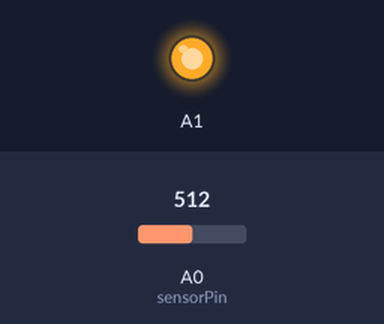
Bench run of a sketch on a simulated Arduino Uno, built with avr-gcc and run on an emulated ATmega328P. On the bench: output pins drawn as LEDs (lit = HIGH). The test bench sets the inputs (shaded band); at power-on: A0 (sensorPin) = 512. What the sketch prints to the serial monitor is not drawn.

Above: at 2.2 s.
Timing chart, 0 to 5.9 s (numbered marks = the images above):
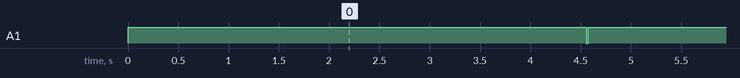

The sketch:

Humedad_Suelo_HW390_v2.ino
```cpp
#define sensorPin A0

struct Perfil {
  float vSeco;  // voltaje en suelo seco
  float vCC;    // voltaje en capacidad de campo
  float vSat;   // voltaje en saturación
  int   pSeco;  // % en seco (ej. 25–30)
  int   pCC;    // % en CC (ej. 35–40)
  int   pSat;   // % en saturación (ej. 55–60)
};

Perfil arenoso = {2.95, 1.25, 0.70, 28, 35, 55};
Perfil franco = {2.85, 1.15, 0.65, 30, 40, 58};
Perfil arcilloso = {2.75, 1.05, 0.60, 32, 42, 60};

Perfil mezcla(Perfil A, Perfil B, Perfil C, float wA, float wB) {
  float wC = 1 - (wA + wB);
  Perfil m;
  m.vSeco = wA * A.vSeco + wB * B.vSeco + wC * C.vSeco;
  m.vCC   = wA * A.vCC   + wB * B.vCC   + wC * C.vCC;
  m.vSat  = wA * A.vSat  + wB * B.vSat  + wC * C.vSat;
  m.pSeco = (int)(wA * A.pSeco + wB * B.pSeco + wC * C.pSeco);
  m.pCC   = (int)(wA * A.pCC   + wB * B.pCC   + wC * C.pCC);
  m.pSat  = (int)(wA * A.pSat  + wB * B.pSat  + wC * C.pSat);
  return m;
};

Perfil suelo = { 2.82, 1.60, 1.07, 0, 40, 60 };
// Perfil suelo = mezcla(arenoso, franco, arcilloso, 0.3, .1);

#define DESV_EST_UMBRAL 0.3
#define NUM_MUESTRAS 30
float hum_hist[NUM_MUESTRAS] = {0};
uint8_t index = 0;

void setup() {
  pinMode(A1, OUTPUT);
  analogReference(DEFAULT);   // usa Vcc como referencia (3.3V o 5V)
  Serial.begin(250000);
  Serial.println(F("______________________________\n"));
  Serial.println(F(" Comprobador de sensor HW-390 "));
  Serial.println(F("______________________________\n"));
  Serial.println(F("Lectura (V)\t VWC (%)"));
}

void loop() {
  float lectura, vwc;
  getMoisture(lectura, vwc);
  Serial.print(lectura);
  Serial.print("\t");
  Serial.println(vwc);
}

#pragma region HW390

void getMoisture(float &lectura, float &vwc) {
  static float muestras[NUM_MUESTRAS];
  digitalWrite(A1, HIGH);
  delay(50);
  for (byte i = 0; i < NUM_MUESTRAS; i++) {
    muestras[i] = analogRead(sensorPin);
    delay(150);
  }
  digitalWrite(A1, LOW);
  int val = estimadorAdaptativo(muestras, NUM_MUESTRAS);
  float volt = getVcc(); // mide referencia real
  lectura = (val / 1023.0) * volt; // convierte a voltios
  vwc = constrain
  (map(lectura * 1000, suelo.vSeco * 1000, suelo.vSat * 1000, suelo.pSeco, suelo.pSat), 0, 100);
}

float getVcc() {
  ADMUX = _BV(REFS0) | _BV(MUX3) | _BV(MUX2) | _BV(MUX1);
  delay(2);
  ADCSRA |= _BV(ADSC);
  while (bit_is_set(ADCSRA, ADSC));
  long result = ADCL;
  result |= ADCH << 8;
  result = 1126400L / result; // calcula AVcc en mV
  return result / 1000.0;
}

#pragma endregion HW390

#pragma region Estadísticas

void agregarALaMedia(float nueva_temp, float nueva_hum) {
  hum_hist[index] = nueva_hum;
  index = (index + 1) % NUM_MUESTRAS;
}

float promedio(float *hist) {
  float suma = 0;
  for (int i = 0; i < NUM_MUESTRAS; i++) suma += hist[i];
  return suma / NUM_MUESTRAS;
}

float moda(float *valores, byte n) {
  float moda = valores[0];
  int maxCount = 0;
  for (int i = 0; i < n; i++) {
    int count = 0;
    for (int j = 0; j < n; j++) {
      if (abs(valores[j] - valores[i]) < 0.1) count++;  // tolerancia de 0.1
    }
    if (count > maxCount) {
      maxCount = count;
      moda = valores[i];
    }
  }
  return moda;
}

float mediana(float *valores, byte n) {
  float copia[n];
  memcpy(copia, valores, n * sizeof(float));
  for (int i = 0; i < n - 1; i++) {
    for (int j = 0; j < n - i - 1; j++) {
      if (copia[j] > copia[j + 1]) {
        float temp = copia[j];
        copia[j] = copia[j + 1];
        copia[j + 1] = temp;
      }
    }
  }
  if (n % 2 == 0)
    return (copia[n / 2 - 1] + copia[n / 2]) / 2.0;
  else
    return copia[n / 2];
}

float desviacionEstandar(float *valores, int n) {
  float suma = 0, media = 0, varianza = 0;
  for (int i = 0; i < n; i++) suma += valores[i];
  media = suma / n;
  for (int i = 0; i < n; i++) varianza += pow(valores[i] - media, 2);
  return sqrt(varianza / n);
}

float estimadorAdaptativo(float *valores, int n) {
  float desviacion = desviacionEstandar(valores, n);
  if (desviacion < DESV_EST_UMBRAL) {                 // Umbral ajustable según sensor
    return moda(valores, n);
  } else {
    return mediana(valores, n);
  }
}

#pragma endregion Estadísticas
```

Measured:
- by itself, A1: alternates HIGH for 4.6 s and LOW for 0.02 s
